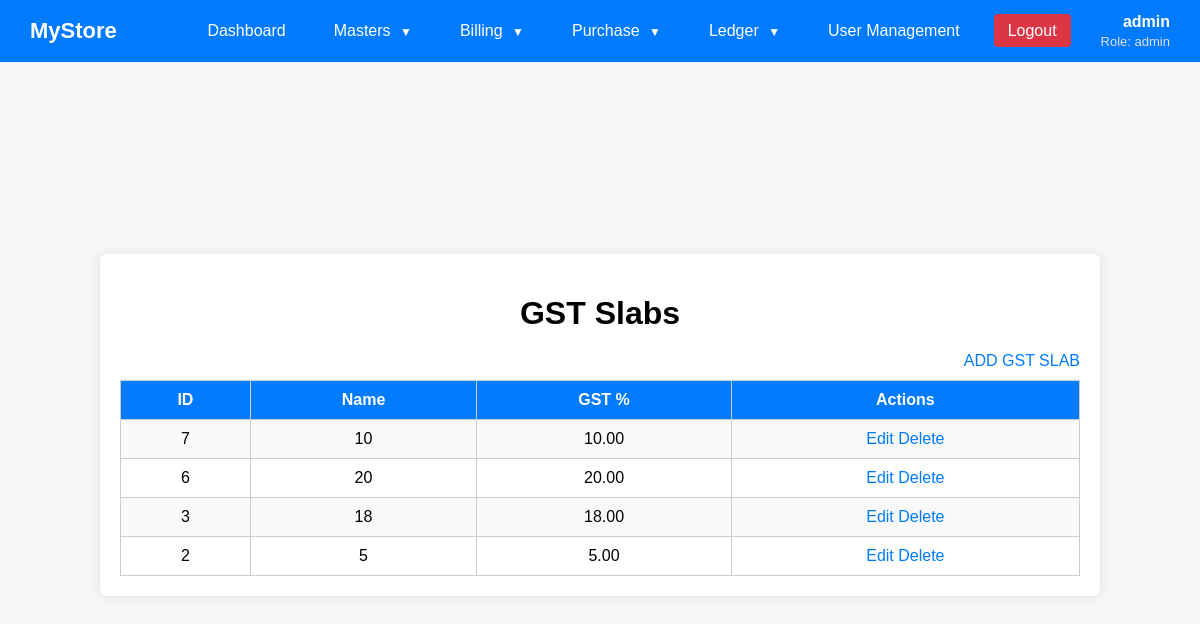
The app's page /view_gstslab.php (signed in) with its own data.
### tables this page shows
CREATE TABLE `gstslab` (
  `id` int(11) NOT NULL,
  `name` varchar(50) NOT NULL,
  `gst_percent` decimal(5,2) NOT NULL,
  `pricetype` varchar(20) DEFAULT NULL,
  `created_at` timestamp NOT NULL DEFAULT CURRENT_TIMESTAMP
);

### view_gstslab.php (the view, shortened to what this page needs)
<?php
include "db.php";
  $res=$conn->query("select * from gstslab order by created_at desc");
?>
<!DOCTYPE html>
<html>
<head>
</head>
<body>
    <?php include "dashboard.php"; ?>
<div class="container">
  <h1>GST Slabs</h1>
  <div class="top-links">
      <a href="gstslab.php">ADD GST SLAB</a>
  </div>
      <table>
        <tr>
            <th>ID</th>
            <th>Name</th>
            <th>GST %</th>
            <th>Actions</th>
        </tr>
       <?php
           if($res->num_rows > 0) :?>
           <?php while($row =$res->fetch_assoc()) :?>
            <tr>
                    <td><?php echo $row['id']; ?></td>
                    <td><?php echo htmlspecialchars($row['name']); ?></td>
                    <td><?php echo htmlspecialchars($row['gst_percent']); ?></td>
                    <td> <a href="edit_gstslab.php ?id=<?php echo $row['id'];?>">Edit</a>
                         <a href="delete_gstslab.php?id=<?php echo $row['id']; ?>" onclick="return confirm('Are you sure?');">Delete</a>
                    </td>
            </tr>
             <?php endwhile; ?>
        <?php else: ?>
            <tr>
                <td colspan="6">No Gst Slab found</td>
            </tr>
        <?php endif; ?>
      </table>
</div>
</body>
</html>

### view_gstslab.php (style rules this page uses)
body { font-family: Arial, sans-serif; background: #f4f6f8;display: flex; justify-content: center; align-items: center; min-height: 100vh; margin: 0; background: #f0f0f0; }
.container { width: 80%; margin: 40px auto; background: #fff; padding: 20px; border-radius: 6px; box-shadow: 0 0 10px rgba(0,0,0,0.1); overflow-x: auto; }
h1 { text-align: center; margin-bottom: 20px; }
table { width: 100%; border-collapse: collapse; }
th, td { padding: 10px; border: 1px solid #ccc; text-align: center; }
th { background: #007bff; color: white; }
tr:nth-child(even) { background: #f9f9f9; }
a { text-decoration: none; color: #007bff; }
.top-links { text-align: right; margin-bottom: 10px; }

### dashboard.php (style rules this page uses)
body { margin: 0; font-family: Arial, sans-serif; background: #f4f6f8; padding-top: 25px; }

### records on screen
gstslab: id "7", name "10", gst_percent "10.00"
gstslab: id "6", name "20", gst_percent "20.00"
gstslab: id "3", name "18", gst_percent "18.00"
gstslab: id "2", name "5", gst_percent "5.00"

### other values on screen
$_SESSION['username'] "admin"
$_SESSION['role'] "admin"
